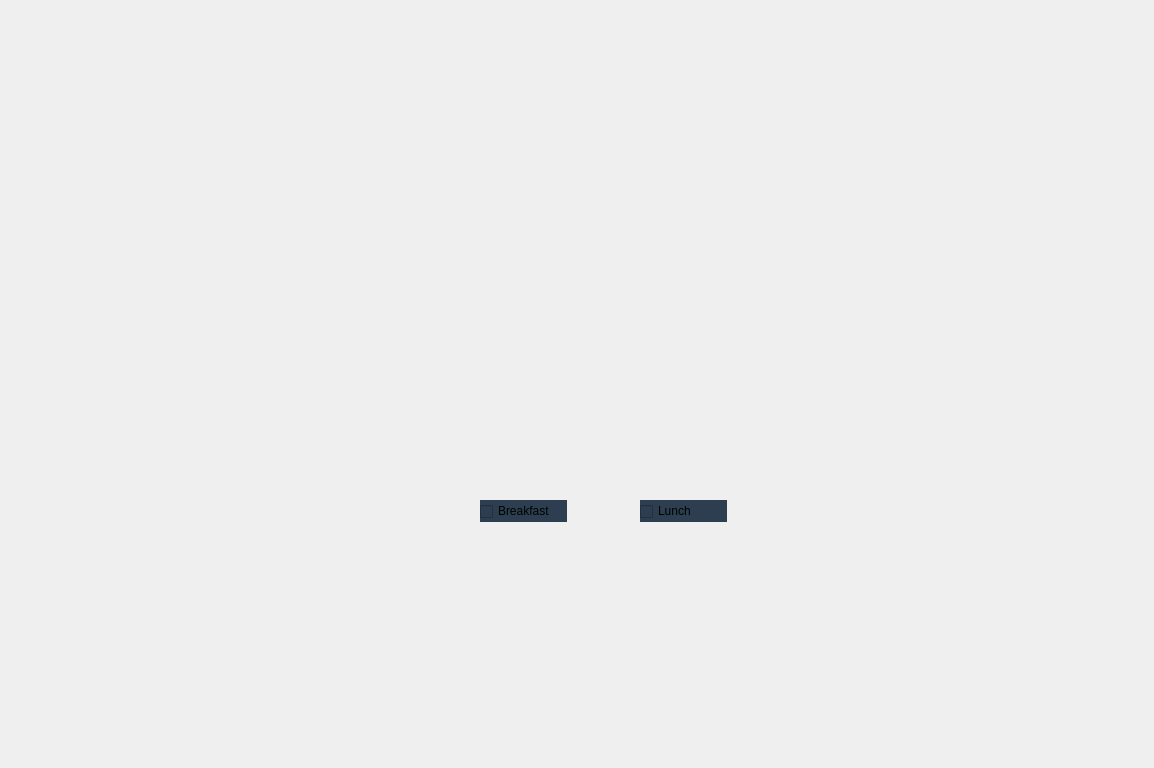
<?xml version="1.0" encoding="UTF-8"?>
<ui version="4.0">
 <class>add_types_subscriptions</class>
 <widget class="QDialog" name="add_types_subscriptions">
  <property name="geometry">
   <rect>
    <x>0</x>
    <y>0</y>
    <width>1154</width>
    <height>768</height>
   </rect>
  </property>
  <property name="maximumSize">
   <size>
    <width>1178</width>
    <height>780</height>
   </size>
  </property>
  <property name="windowTitle">
   <string>Dialog</string>
  </property>
  <property name="styleSheet">
   <string notr="true">background:url(:add_types_subscriptions_background.png);</string>
  </property>
  <widget class="QCheckBox" name="checkBox">
   <property name="geometry">
    <rect>
     <x>480</x>
     <y>500</y>
     <width>87</width>
     <height>22</height>
    </rect>
   </property>
   <property name="styleSheet">
    <string notr="true">QCheckBox {
    spacing: 5px;
	background: #2c3e50;
	border-radius: 20px;
}

QCheckBox::indicator {
    width: 13px;
    height: 13px;
}</string>
   </property>
   <property name="text">
    <string>Breakfast</string>
   </property>
  </widget>
  <widget class="QCheckBox" name="checkBox_2">
   <property name="geometry">
    <rect>
     <x>640</x>
     <y>500</y>
     <width>87</width>
     <height>22</height>
    </rect>
   </property>
   <property name="styleSheet">
    <string notr="true">QCheckBox {
    spacing: 5px;
	background: #2c3e50;
	border-radius: 20px;
}

QCheckBox::indicator {
    width: 13px;
    height: 13px;
}</string>
   </property>
   <property name="text">
    <string>Lunch</string>
   </property>
  </widget>
  <widget class="QPushButton" name="Cancel">
   <property name="geometry">
    <rect>
     <x>480</x>
     <y>650</y>
     <width>111</width>
     <height>41</height>
    </rect>
   </property>
   <property name="styleSheet">
    <string notr="true">
#Cancel{
border: transparent;
border-radius: 20px;
background: transparent;

}

#Cancel:hover{
background:rgba(192, 57, 43, 0.2);

}</string>
   </property>
   <property name="text">
    <string/>
   </property>
  </widget>
 </widget>
 <resources/>
 <connections/>
</ui>
